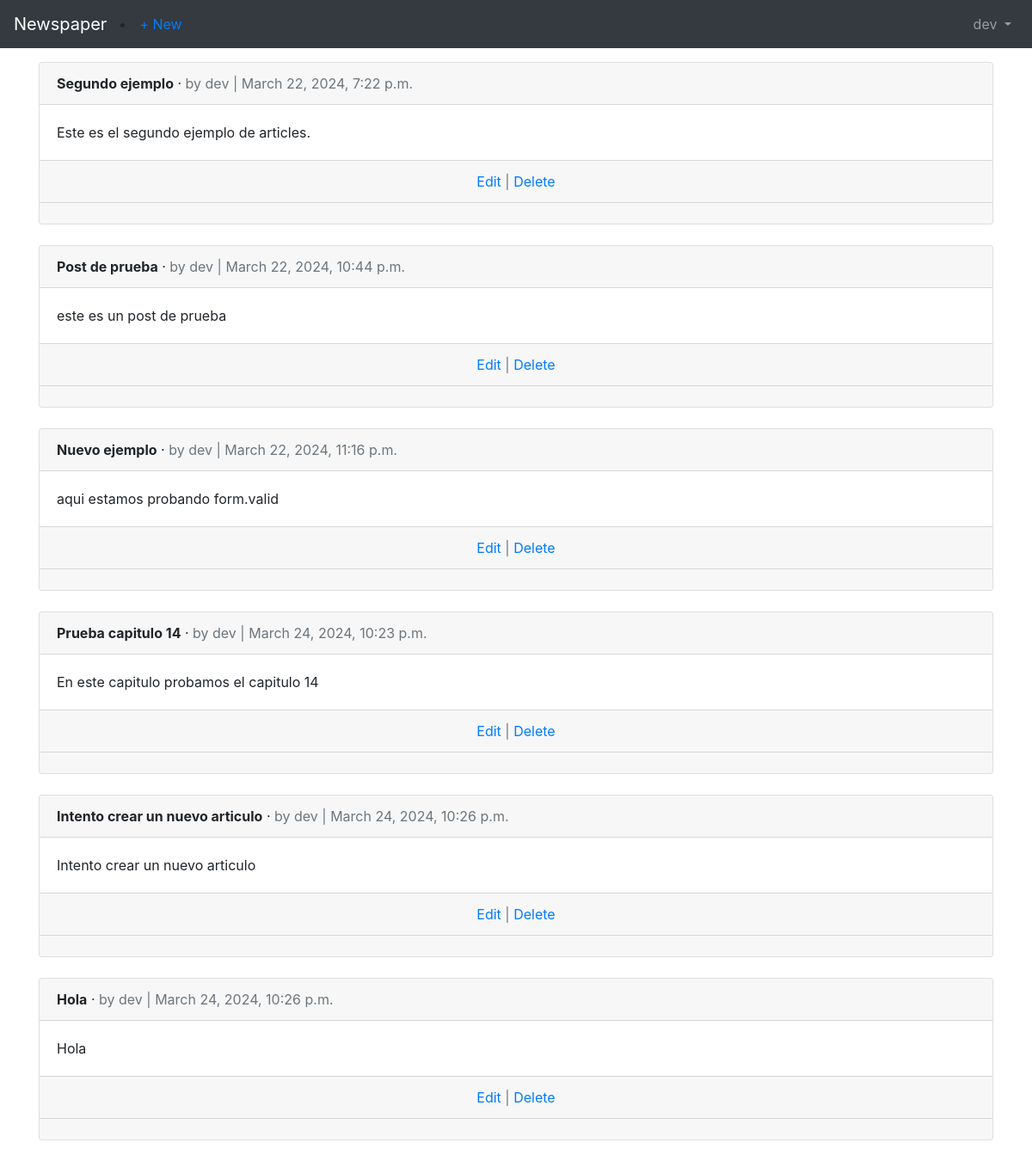
/articles/ (signed in), run on an earlier commit of the app's database.
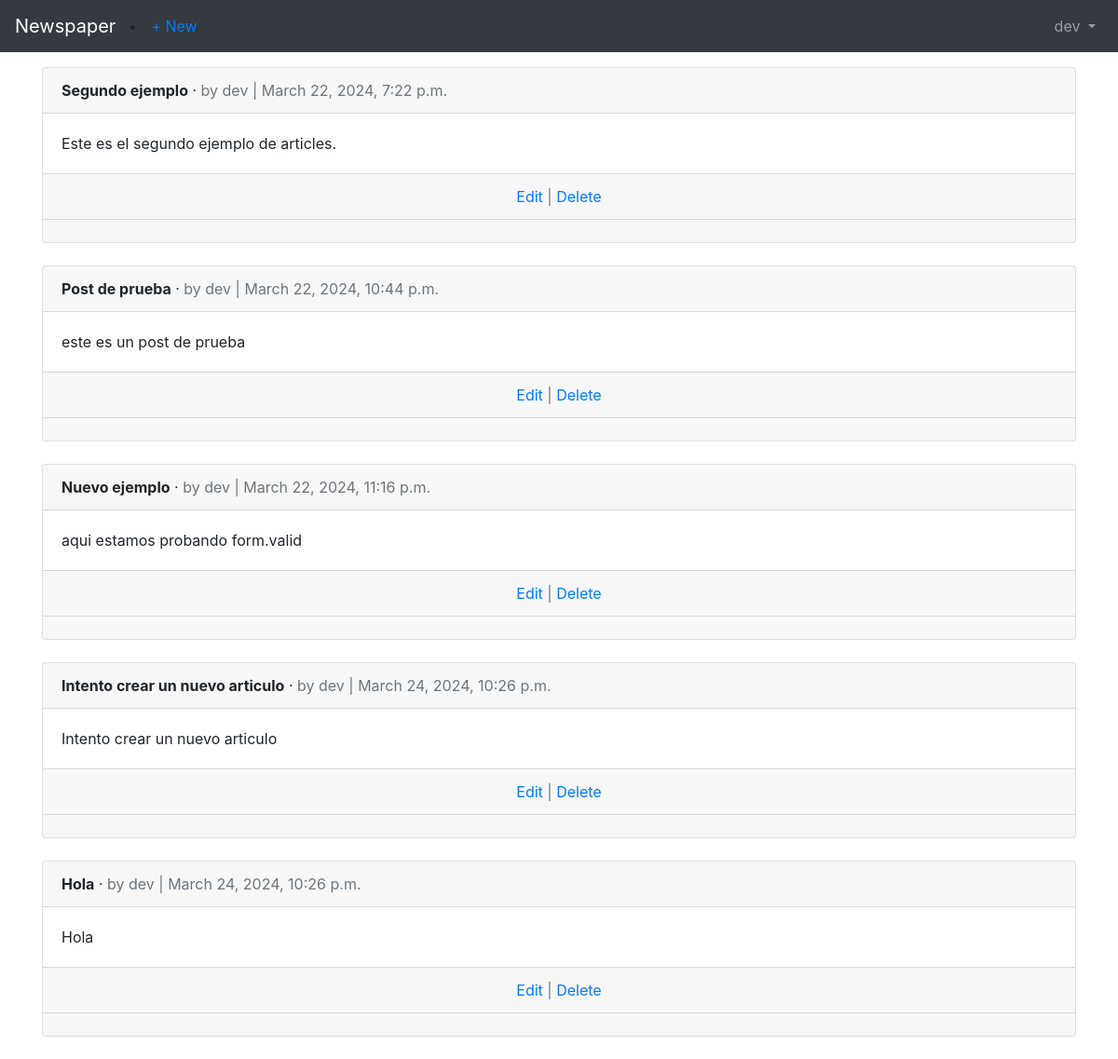
And on a later commit of the database.
### articles/models.py (models this page shows, shortened)
class Article(models.Model):
  title = models.CharField(max_length=255)
  body = models.TextField()
  date = models.DateTimeField(auto_now_add=True)
  author = models.ForeignKey(
          get_user_model(),
          on_delete=models.CASCADE,
      )

### users/models.py (models this page shows)
class CustomUser(AbstractUser):
  age = models.PositiveIntegerField(null=True, blank=True)

### articles/views.py (the view)
# urls.py: path('', ArticleListView.as_view(), name='article_list'),
class ArticleListView(LoginRequiredMixin, ListView):
  model = Article
  template_name = 'article_list.html'
  login_url = 'login'

### templates/article_list.html (shortened to what this page needs)
{% extends 'base.html' %}
{% block content %}
  {% for article in object_list %}
  <div class="card">
    <div class="card-header">
      <span class="font-weight-bold">{{ article.title }}</span> &middot;
      <span class="text-muted">by {{ article.author }} |
        {{ article.date }}</span>
    </div>
    <div class="card-body">
      {{ article.body }}
    </div>
    <div class="card-footer text-center text-muted">
      <a href="{% url 'article_edit' article.pk %}">Edit</a> |
      <a href="{% url 'article_delete' article.pk %}">Delete</a>
    </div>
    <div class="card-footer">
    </div>
  </div>
  <br />
  {% endfor %}
{% endblock %}

What changed in the data, as far as the page shows it:
removed Article: title "Prueba capitulo 14", author "dev", date "March 24, 2024, 10:23 p.m.", body "En este capitulo probamos el capitulo 14"
